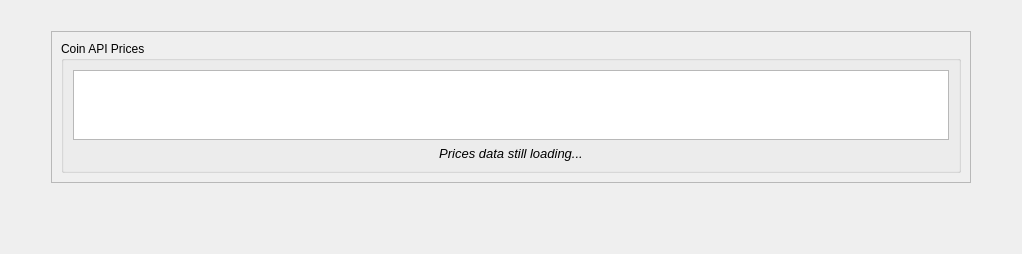
  <widget class="QWidget" name="tab_prices">
   <attribute name="title">
    <string>Prices</string>
   </attribute>
   <layout class="QGridLayout" name="gridLayout_60">
    <item row="4" column="1">
     <spacer name="horizontalSpacer_21">
      <property name="orientation">
       <enum>Qt::Horizontal</enum>
      </property>
      <property name="sizeHint" stdset="0">
       <size>
        <width>40</width>
        <height>20</height>
       </size>
      </property>
     </spacer>
    </item>
    <item row="1" column="1" rowspan="2">
     <widget class="QFrame" name="frame_20">
      <property name="frameShape">
       <enum>QFrame::StyledPanel</enum>
      </property>
      <property name="frameShadow">
       <enum>QFrame::Raised</enum>
      </property>
      <layout class="QGridLayout" name="gridLayout_7">
       <item row="0" column="1">
        <widget class="QGroupBox" name="groupBox_13">
         <property name="sizePolicy">
          <sizepolicy hsizetype="Minimum" vsizetype="Minimum">
           <horstretch>0</horstretch>
           <verstretch>0</verstretch>
          </sizepolicy>
         </property>
         <property name="minimumSize">
          <size>
           <width>900</width>
           <height>0</height>
          </size>
         </property>
         <property name="title">
          <string>Coin API Prices</string>
         </property>
         <layout class="QGridLayout" name="gridLayout_58">
          <item row="1" column="0">
           <widget class="QLabel" name="prices_table_msg">
            <property name="sizePolicy">
             <sizepolicy hsizetype="Minimum" vsizetype="Minimum">
              <horstretch>0</horstretch>
              <verstretch>0</verstretch>
             </sizepolicy>
            </property>
            <property name="font">
             <font>
              <pointsize>10</pointsize>
              <italic>true</italic>
             </font>
            </property>
            <property name="text">
             <string>Prices data still loading...</string>
            </property>
            <property name="alignment">
             <set>Qt::AlignCenter</set>
            </property>
           </widget>
          </item>
          <item row="0" column="0">
           <widget class="QTableView" name="prices_table">
            <property name="sizePolicy">
             <sizepolicy hsizetype="Minimum" vsizetype="Minimum">
              <horstretch>0</horstretch>
              <verstretch>0</verstretch>
             </sizepolicy>
            </property>
            <property name="styleSheet">
             <string notr="true"/>
            </property>
            <property name="sizeAdjustPolicy">
             <enum>QAbstractScrollArea::AdjustToContents</enum>
            </property>
            <property name="editTriggers">
             <set>QAbstractItemView::NoEditTriggers</set>
            </property>
            <property name="showDropIndicator" stdset="0">
             <bool>false</bool>
            </property>
            <property name="dragDropOverwriteMode">
             <bool>false</bool>
            </property>
            <property name="alternatingRowColors">
             <bool>false</bool>
            </property>
            <property name="selectionBehavior">
             <enum>QAbstractItemView::SelectRows</enum>
            </property>
            <property name="sortingEnabled">
             <bool>true</bool>
            </property>
           </widget>
          </item>
         </layout>
        </widget>
       </item>
      </layout>
     </widget>
    </item>
    <item row="0" column="1">
     <spacer name="horizontalSpacer_24">
      <property name="orientation">
       <enum>Qt::Horizontal</enum>
      </property>
      <property name="sizeHint" stdset="0">
       <size>
        <width>40</width>
        <height>20</height>
       </size>
      </property>
     </spacer>
    </item>
    <item row="3" column="1">
     <spacer name="verticalSpacer_17">
      <property name="orientation">
       <enum>Qt::Vertical</enum>
      </property>
      <property name="sizeType">
       <enum>QSizePolicy::MinimumExpanding</enum>
      </property>
      <property name="sizeHint" stdset="0">
       <size>
        <width>20</width>
        <height>40</height>
       </size>
      </property>
     </spacer>
    </item>
    <item row="1" column="2">
     <spacer name="horizontalSpacer_16">
      <property name="orientation">
       <enum>Qt::Horizontal</enum>
      </property>
      <property name="sizeType">
       <enum>QSizePolicy::MinimumExpanding</enum>
      </property>
      <property name="sizeHint" stdset="0">
       <size>
        <width>40</width>
        <height>20</height>
       </size>
      </property>
     </spacer>
    </item>
    <item row="1" column="0">
     <spacer name="horizontalSpacer_26">
      <property name="orientation">
       <enum>Qt::Horizontal</enum>
      </property>
      <property name="sizeType">
       <enum>QSizePolicy::MinimumExpanding</enum>
      </property>
      <property name="sizeHint" stdset="0">
       <size>
        <width>40</width>
        <height>20</height>
       </size>
      </property>
     </spacer>
    </item>
   </layout>
  </widget>
